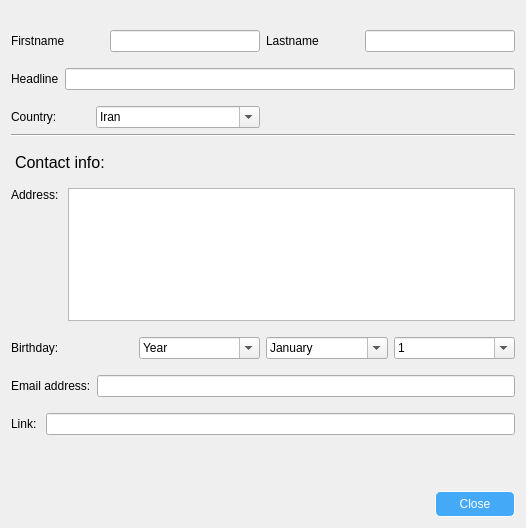
<?xml version="1.0" encoding="UTF-8"?>
<ui version="4.0">
 <class>contactInfoDialog</class>
 <widget class="QDialog" name="contactInfoDialog">
  <property name="geometry">
   <rect>
    <x>0</x>
    <y>0</y>
    <width>526</width>
    <height>528</height>
   </rect>
  </property>
  <property name="windowTitle">
   <string>Dialog</string>
  </property>
  <property name="styleSheet">
   <string notr="true">background:rgb(247, 252, 255);
color:rgb(1, 31, 54);\n</string>
  </property>
  <layout class="QGridLayout" name="gridLayout">
   <property name="topMargin">
    <number>20</number>
   </property>
   <item row="7" column="0" colspan="2">
    <layout class="QHBoxLayout" name="horizontalLayout_7">
     <property name="topMargin">
      <number>10</number>
     </property>
     <item>
      <widget class="QLabel" name="label_7">
       <property name="text">
        <string>Email address:</string>
       </property>
       <property name="alignment">
        <set>Qt::AlignLeading|Qt::AlignLeft|Qt::AlignVCenter</set>
       </property>
      </widget>
     </item>
     <item>
      <widget class="QLineEdit" name="emailAddr_lineEdit">
       <property name="text">
        <string/>
       </property>
       <property name="maxLength">
        <number>255</number>
       </property>
       <property name="readOnly">
        <bool>true</bool>
       </property>
      </widget>
     </item>
    </layout>
   </item>
   <item row="1" column="0" colspan="2">
    <layout class="QHBoxLayout" name="horizontalLayout_3">
     <property name="topMargin">
      <number>10</number>
     </property>
     <item>
      <widget class="QLabel" name="label_3">
       <property name="text">
        <string>Headline</string>
       </property>
       <property name="alignment">
        <set>Qt::AlignLeading|Qt::AlignLeft|Qt::AlignVCenter</set>
       </property>
      </widget>
     </item>
     <item>
      <widget class="QLineEdit" name="headline_lineEdit">
       <property name="readOnly">
        <bool>true</bool>
       </property>
      </widget>
     </item>
    </layout>
   </item>
   <item row="10" column="0" colspan="2">
    <layout class="QHBoxLayout" name="horizontalLayout_9">
     <property name="topMargin">
      <number>10</number>
     </property>
     <item>
      <spacer name="horizontalSpacer">
       <property name="orientation">
        <enum>Qt::Horizontal</enum>
       </property>
       <property name="sizeHint" stdset="0">
        <size>
         <width>40</width>
         <height>20</height>
        </size>
       </property>
      </spacer>
     </item>
     <item>
      <widget class="QPushButton" name="close_pushButton">
       <property name="minimumSize">
        <size>
         <width>80</width>
         <height>0</height>
        </size>
       </property>
       <property name="cursor">
        <cursorShape>PointingHandCursor</cursorShape>
       </property>
       <property name="styleSheet">
        <string notr="true">QPushButton{
color:white;
border:1px solid white;
border-radius:5px;
padding:5px;
background:rgb(68, 170, 248)
}
QPushButton:hover
{
	border:1px solid rgb(32, 74, 135);
	border-radius:5px;
	background:rgb(48, 162, 249);
}</string>
       </property>
       <property name="text">
        <string>Close</string>
       </property>
       <property name="flat">
        <bool>true</bool>
       </property>
      </widget>
     </item>
    </layout>
   </item>
   <item row="4" column="0">
    <widget class="QLabel" name="label_9">
     <property name="font">
      <font>
       <pointsize>12</pointsize>
      </font>
     </property>
     <property name="styleSheet">
      <string notr="true">margin-top:10px</string>
     </property>
     <property name="text">
      <string>Contact info:</string>
     </property>
    </widget>
   </item>
   <item row="0" column="0">
    <layout class="QHBoxLayout" name="horizontalLayout">
     <property name="topMargin">
      <number>10</number>
     </property>
     <item>
      <widget class="QLabel" name="label">
       <property name="text">
        <string>Firstname</string>
       </property>
      </widget>
     </item>
     <item>
      <widget class="QLineEdit" name="firstname_lineEdit">
       <property name="enabled">
        <bool>true</bool>
       </property>
       <property name="minimumSize">
        <size>
         <width>150</width>
         <height>0</height>
        </size>
       </property>
       <property name="maximumSize">
        <size>
         <width>150</width>
         <height>16777215</height>
        </size>
       </property>
       <property name="readOnly">
        <bool>true</bool>
       </property>
      </widget>
     </item>
    </layout>
   </item>
   <item row="0" column="1">
    <layout class="QHBoxLayout" name="horizontalLayout_2" stretch="1,1">
     <property name="spacing">
      <number>0</number>
     </property>
     <property name="topMargin">
      <number>10</number>
     </property>
     <item>
      <widget class="QLabel" name="label_2">
       <property name="styleSheet">
        <string notr="true">background:rgba(248, 253, 255, 206);
color:rgb(1, 31, 54);\n</string>
       </property>
       <property name="text">
        <string>Lastname</string>
       </property>
      </widget>
     </item>
     <item>
      <widget class="QLineEdit" name="lastname_lineEdit">
       <property name="minimumSize">
        <size>
         <width>150</width>
         <height>0</height>
        </size>
       </property>
       <property name="maximumSize">
        <size>
         <width>150</width>
         <height>16777215</height>
        </size>
       </property>
       <property name="readOnly">
        <bool>true</bool>
       </property>
      </widget>
     </item>
    </layout>
   </item>
   <item row="3" column="0" colspan="2">
    <widget class="Line" name="line">
     <property name="orientation">
      <enum>Qt::Horizontal</enum>
     </property>
    </widget>
   </item>
   <item row="5" column="0" colspan="2">
    <layout class="QHBoxLayout" name="horizontalLayout_5">
     <property name="topMargin">
      <number>10</number>
     </property>
     <item>
      <widget class="QLabel" name="label_5">
       <property name="text">
        <string>Address: </string>
       </property>
       <property name="alignment">
        <set>Qt::AlignLeading|Qt::AlignLeft|Qt::AlignTop</set>
       </property>
      </widget>
     </item>
     <item>
      <widget class="QPlainTextEdit" name="addr_plainTextEdit">
       <property name="readOnly">
        <bool>true</bool>
       </property>
      </widget>
     </item>
    </layout>
   </item>
   <item row="6" column="0" colspan="2">
    <layout class="QHBoxLayout" name="horizontalLayout_6">
     <property name="topMargin">
      <number>10</number>
     </property>
     <item>
      <widget class="QLabel" name="label_6">
       <property name="text">
        <string>Birthday:</string>
       </property>
      </widget>
     </item>
     <item>
      <widget class="QComboBox" name="bd_year_comboBox">
       <property name="editable">
        <bool>true</bool>
       </property>
       <item>
        <property name="text">
         <string>Year</string>
        </property>
       </item>
      </widget>
     </item>
     <item>
      <widget class="QComboBox" name="bd_month_comboBox">
       <property name="editable">
        <bool>true</bool>
       </property>
       <item>
        <property name="text">
         <string>January</string>
        </property>
       </item>
       <item>
        <property name="text">
         <string>February</string>
        </property>
       </item>
       <item>
        <property name="text">
         <string>March</string>
        </property>
       </item>
       <item>
        <property name="text">
         <string>April</string>
        </property>
       </item>
       <item>
        <property name="text">
         <string>May</string>
        </property>
       </item>
       <item>
        <property name="text">
         <string>June</string>
        </property>
       </item>
       <item>
        <property name="text">
         <string>July</string>
        </property>
       </item>
       <item>
        <property name="text">
         <string>August</string>
        </property>
       </item>
       <item>
        <property name="text">
         <string>September</string>
        </property>
       </item>
       <item>
        <property name="text">
         <string>October</string>
        </property>
       </item>
       <item>
        <property name="text">
         <string>November</string>
        </property>
       </item>
       <item>
        <property name="text">
         <string>December</string>
        </property>
       </item>
      </widget>
     </item>
     <item>
      <widget class="QComboBox" name="bd_day_comboBox">
       <property name="editable">
        <bool>true</bool>
       </property>
       <item>
        <property name="text">
         <string>1</string>
        </property>
       </item>
       <item>
        <property name="text">
         <string>2</string>
        </property>
       </item>
       <item>
        <property name="text">
         <string>3</string>
        </property>
       </item>
       <item>
        <property name="text">
         <string>4</string>
        </property>
       </item>
       <item>
        <property name="text">
         <string>5</string>
        </property>
       </item>
       <item>
        <property name="text">
         <string>6</string>
        </property>
       </item>
       <item>
        <property name="text">
         <string>7</string>
        </property>
       </item>
       <item>
        <property name="text">
         <string>8</string>
        </property>
       </item>
       <item>
        <property name="text">
         <string>9</string>
        </property>
       </item>
       <item>
        <property name="text">
         <string>10</string>
        </property>
       </item>
       <item>
        <property name="text">
         <string>11</string>
        </property>
       </item>
       <item>
        <property name="text">
         <string>12</string>
        </property>
       </item>
       <item>
        <property name="text">
         <string>13</string>
        </property>
       </item>
       <item>
        <property name="text">
         <string>14</string>
        </property>
       </item>
       <item>
        <property name="text">
         <string>15</string>
        </property>
       </item>
       <item>
        <property name="text">
         <string>16</string>
        </property>
       </item>
       <item>
        <property name="text">
         <string>17</string>
        </property>
       </item>
       <item>
        <property name="text">
         <string>18</string>
        </property>
       </item>
       <item>
        <property name="text">
         <string>19</string>
        </property>
       </item>
       <item>
        <property name="text">
         <string>20</string>
        </property>
       </item>
       <item>
        <property name="text">
         <string>21</string>
        </property>
       </item>
       <item>
        <property name="text">
         <string>22</string>
        </property>
       </item>
       <item>
        <property name="text">
         <string>23</string>
        </property>
       </item>
       <item>
        <property name="text">
         <string>24</string>
        </property>
       </item>
       <item>
        <property name="text">
         <string>25</string>
        </property>
       </item>
       <item>
        <property name="text">
         <string>26</string>
        </property>
       </item>
       <item>
        <property name="text">
         <string>27</string>
        </property>
       </item>
       <item>
        <property name="text">
         <string>28</string>
        </property>
       </item>
       <item>
        <property name="text">
         <string>29</string>
        </property>
       </item>
       <item>
        <property name="text">
         <string>30</string>
        </property>
       </item>
       <item>
        <property name="text">
         <string>31</string>
        </property>
       </item>
      </widget>
     </item>
    </layout>
   </item>
   <item row="2" column="0">
    <layout class="QHBoxLayout" name="horizontalLayout_4">
     <property name="topMargin">
      <number>10</number>
     </property>
     <item>
      <widget class="QLabel" name="label_4">
       <property name="text">
        <string>Country:</string>
       </property>
      </widget>
     </item>
     <item>
      <widget class="QComboBox" name="country_comboBox">
       <property name="editable">
        <bool>true</bool>
       </property>
       <item>
        <property name="text">
         <string>Iran</string>
        </property>
       </item>
       <item>
        <property name="text">
         <string>United States of America</string>
        </property>
       </item>
       <item>
        <property name="text">
         <string>Iraq</string>
        </property>
       </item>
       <item>
        <property name="text">
         <string>Russia</string>
        </property>
       </item>
       <item>
        <property name="text">
         <string>Turkey</string>
        </property>
       </item>
       <item>
        <property name="text">
         <string>Germany</string>
        </property>
       </item>
       <item>
        <property name="text">
         <string>France</string>
        </property>
       </item>
      </widget>
     </item>
    </layout>
   </item>
   <item row="8" column="0" colspan="2">
    <layout class="QHBoxLayout" name="horizontalLayout_8">
     <property name="topMargin">
      <number>10</number>
     </property>
     <item>
      <widget class="QLabel" name="label_8">
       <property name="text">
        <string>Link: </string>
       </property>
       <property name="alignment">
        <set>Qt::AlignLeading|Qt::AlignLeft|Qt::AlignVCenter</set>
       </property>
      </widget>
     </item>
     <item>
      <widget class="QLineEdit" name="link_lineEdit">
       <property name="readOnly">
        <bool>true</bool>
       </property>
      </widget>
     </item>
    </layout>
   </item>
   <item row="9" column="0">
    <spacer name="verticalSpacer">
     <property name="orientation">
      <enum>Qt::Vertical</enum>
     </property>
     <property name="sizeType">
      <enum>QSizePolicy::Fixed</enum>
     </property>
     <property name="sizeHint" stdset="0">
      <size>
       <width>20</width>
       <height>40</height>
      </size>
     </property>
    </spacer>
   </item>
  </layout>
 </widget>
 <resources/>
 <connections/>
</ui>
